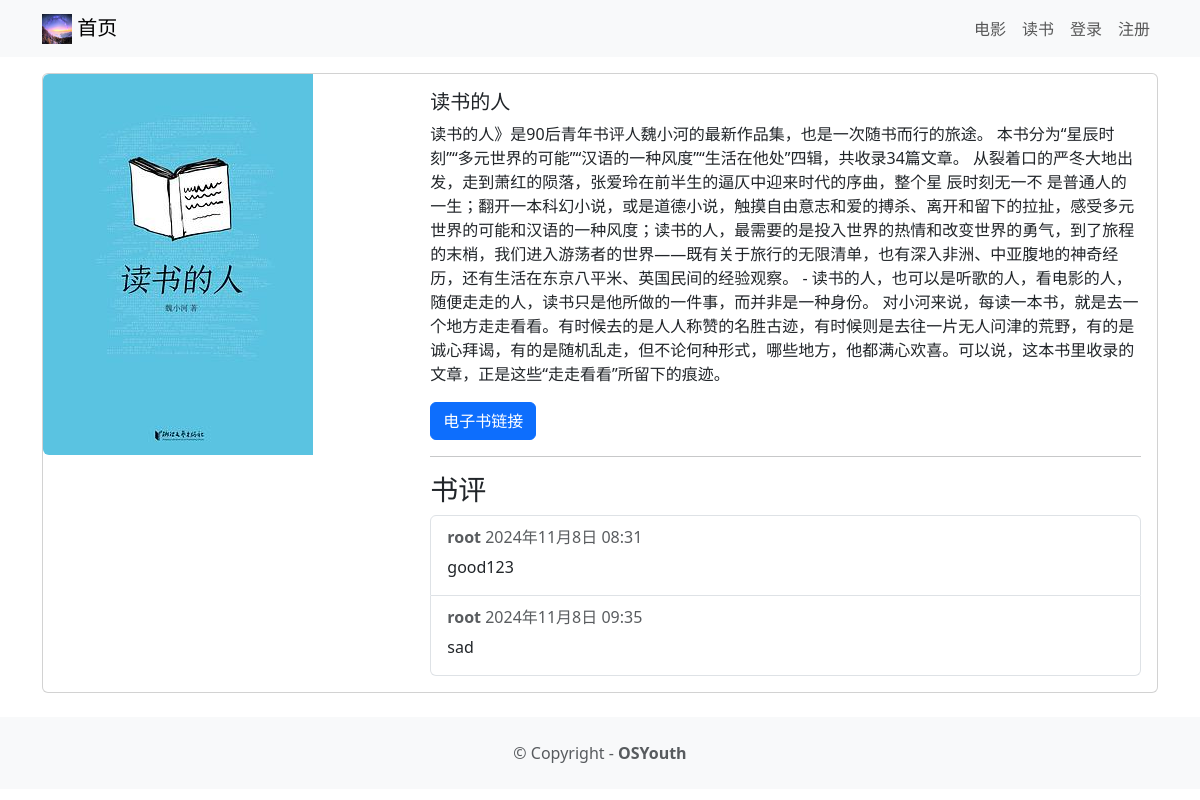
Screenshot of /book/1 with the database file from the repository.
### book/models.py (models this page shows, shortened)
class Book(models.Model):
    title = models.CharField(max_length=100,verbose_name="书名")
    description = models.TextField(verbose_name="书籍简介")
    image = models.ImageField(upload_to='book/images/',verbose_name="书籍封面")
    url = models.URLField(blank=True,verbose_name="电子书链接")
    class Meta:
        verbose_name = "读书"
        verbose_name_plural = "读书"

class Book_Review(models.Model) :
    text = models.CharField(max_length=100)
    date = models.DateTimeField(auto_now_add=True)
    user = models.ForeignKey(User, on_delete=models.CASCADE)
    book = models.ForeignKey(Book, on_delete=models.CASCADE)
    watchAgain = models.BooleanField()

### book/views.py (the view)
# urls.py: path('<int:book_id>', views.bookdetail, name='bookdetail'),
def bookdetail(request, book_id):
    book = get_object_or_404(Book, pk=book_id)
    reviews = Book_Review.objects.filter(book=book)
    return render(request, 'bookdetail.html', {'book': book,'reviews':reviews})

### book/templates/bookdetail.html (shortened to what this page needs)
<!DOCTYPE html>
<html lang="en">
<head>
</head>
<body>
{% extends 'base.html' %}
{% block content %}
<div class="card mb-3">
    <div class="row g-0">
        <div class="col-md-4">
            <img src="{{ book.image.url }}" class="img-fluid rounded-start" alt="">
        </div>
        <div class="col-md-8">
            <div class="card-body">
                <h5 class="card-title">{{ book.title }}</h5>
                <p class="card-text">{{ book.description }}</p>
                <p class="card-text">
                    {% if book.url %}
                    <a href="{{ book.url }}" class="btn btn-primary">
                        电子书链接
                    </a>
                    {% endif %}
                </p>
                <hr/>
                <h3>书评</h3>
                <ul class="list-group">
                    {% for review in reviews %}
                    <li class="list-group-item pb-3 pt-3">
                        <h6 class="card-subtitle mb-2 text-muted">
                            <b>{{ review.user.username }}</b>  {{ review.date }}
                        </h6>
                        <p class="card-text">{{ review.text }}</p>
                    </li>
                    {% endfor %}
                </ul>
            </div>
        </div>
    </div>
</div>
{% endblock content %}

### rows the page displays
Book: image (picture), title "读书的人", description "读书的人》是90后青年书评人魏小河的最新作品集，也是一次随书而行的旅途。 本书分为“星辰时刻”“多元世界的可能”“汉语的一种风度”“生活在他处”四辑，共收录34篇文章。 从裂着口的严冬大地出发，走到萧红的陨落，张爱玲在前半生的逼仄中迎来时代的序曲，整个星 辰时刻无一不 是普通人的一生；翻开一本科幻小说，或是道德小说，触摸自由意志和爱的搏杀、离开和留下的拉扯，感受多元世界的可能和汉语的一种风度；读书的人，最需要的是投入世界的热情和改变世界的勇气，到了旅程的末梢，我们进入游荡者的世界——既有关于旅行的无限清单，也有深入非洲、中亚腹地的神奇经历，还有生活在东京八平米、英国民间的经验观察。 - 读书的人，也可以是听歌的人，看电影的人，随便走走的人，读书只是他所做的一件事，而并非是一种身份。 对小河来说，每读一本书，就是去一个地方走走看看。有时候去的是人人称赞的名胜古迹，有时候则是去往一片无人问津的荒野，有的是诚心拜谒，有的是随机乱走，但不论何种形式，哪些地方，他都满心欢喜。可以说，这本书里收录的文章，正是这些“走走看看”所留下的痕迹。"
Book_Review: user.username "root", date "2024年11月8日 08:31", text "good123"
Book_Review: user.username "root", date "2024年11月8日 09:35", text "sad"
